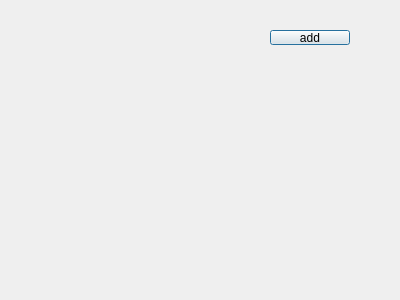
<?xml version="1.0" encoding="UTF-8"?>
<ui version="4.0">
 <class>AddRecordTest</class>
 <widget class="QDialog" name="AddRecordTest">
  <property name="geometry">
   <rect>
    <x>0</x>
    <y>0</y>
    <width>400</width>
    <height>300</height>
   </rect>
  </property>
  <property name="windowTitle">
   <string>Dialog</string>
  </property>
  <widget class="QWidget" name="verticalLayoutWidget">
   <property name="geometry">
    <rect>
     <x>20</x>
     <y>10</y>
     <width>161</width>
     <height>191</height>
    </rect>
   </property>
   <layout class="QVBoxLayout" name="verticalLayout"/>
  </widget>
  <widget class="QPushButton" name="pushButton">
   <property name="geometry">
    <rect>
     <x>270</x>
     <y>30</y>
     <width>80</width>
     <height>15</height>
    </rect>
   </property>
   <property name="text">
    <string>add</string>
   </property>
  </widget>
 </widget>
 <resources/>
 <connections/>
</ui>
